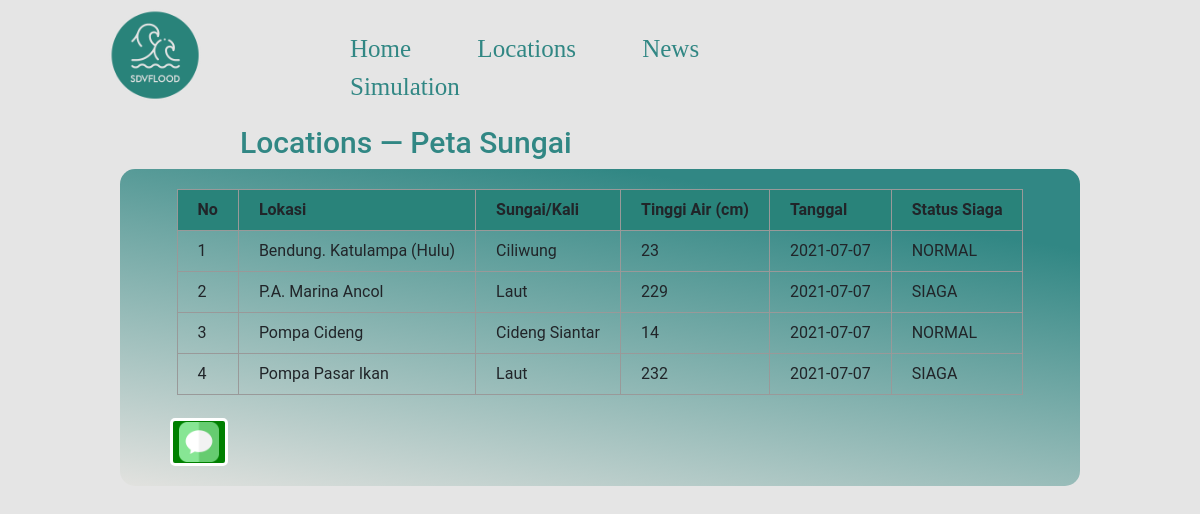
Page /maps.php on the committed database.
### tables this page shows
CREATE TABLE `lokasisungai` (
  `id_sungai` int(11) NOT NULL,
  `lokasi` varchar(50) NOT NULL,
  `sungai/kali` varchar(50) NOT NULL,
  `tinggi air` int(11) NOT NULL,
  `tanggal` date NOT NULL,
  `status` varchar(50) NOT NULL
);

### maps.php (the view, shortened to what this page needs)
<!doctype html>
<?php
include 'koneksi/koneksi.php';
?>
<html lang="en">
  <head>
    <link href="https://cdn.jsdelivr.net/npm/bootstrap@5.0.2/dist/css/bootstrap.min.css" rel="stylesheet">
    <link rel="stylesheet" href="maps.css">
  </head>
  <body>
    <div class="nav-container">
        <header>
      <div>
        <img src="images/log.png" class="logo" width="110"  >
      </div>
      <div class="link">
        <a href="index.php" class="atas"> Home </a>
        <a href="maps.php" class="atas"> Locations </a>
        <a href="news.php" class="atas"> News </a>
        <a href="simulasi.php" class="atas"> Simulation </a>
      </div>
      </header>
        <h2> Locations — Peta Sungai </h2>
        <div class="page">
        <table border="1">
        <table style="margin-left:auto;margin-right:auto" border="1">
        <thead>
          <tr style="background-color: #29837A ;">
            <th>No</th>
            <th>Lokasi</th>
            <th>Sungai/Kali</th>
            <th>Tinggi Air (cm)</th>
            <th>Tanggal</th>
            <th>Status Siaga</th>
          </tr>
        </thead>
        <tbody>
        <?php
        $data = mysqli_query($koneksi,"select * from lokasisungai");
        while($d = mysqli_fetch_array($data)){
        ?>
        <tr>
          <td> <?=$d['id_sungai'] ?> </td>
          <td> <?=$d['lokasi'] ?> </td>
          <td> <?=$d['sungai/kali'] ?> </td>
          <td> <?=$d['tinggi air'] ?> </td>
          <td> <?=$d['tanggal'] ?> </td>
          <td> <?=$d['status'] ?> </td>
        </tr>
        <?php
        }
        ?>
       </tbody>
    </table>
    <div class="pes">
   <button onclick="change()" class="san" style="border: 3px solid white" style="border-radius: 5px"> <img src="images/i.png" width="40px" height="40px"> </button>
  </div>
  </div>
  </body>
</html>

### maps.css (style rules this page uses)
* { box-sizing: border-box; margin: 0; }
body { font-family: "Roboto", sans-serif; background: #E5E5E5; }
.nav-container { height: 67px; }
.atas { margin: 0px 60px 0px 0px; font-size: 25px; text-decoration: none; color: #318784; font-family: "Georgia", serif; }
.link { padding: 30px 0px 0px 50px; }
.logo { width: 110px; height: 110px; margin-left: 100px; padding: 0px; }
header { display: grid; grid-template-columns: 25% 50% 25%; margin-bottom: 15px; }
h2 { margin-left: 20%; color: #318784; font-size: 30px; }
a { text-decoration: none; }
.page { margin-left: 10%; align-items: center; width: 80%; background: linear-gradient(190deg, #318784 16.67%, #E2E2DF 100%); border-radius: 15px; padding: 20px 0px 20px 0px; }
.table1, th, td { border: 1px solid #999; padding: 8px 20px; }
.pes { padding: 23px 0px 0px 50px; }
.san { background-color: green; border: 3px solid #fff; border-radius: 5px; }

### rows in the picture
lokasisungai: id_sungai "1", lokasi "Bendung. Katulampa (Hulu)", value "Ciliwung", tinggi air "23", tanggal "2021-07-07", status "NORMAL"
lokasisungai: id_sungai "2", lokasi "P.A. Marina Ancol", value "Laut", tinggi air "229", tanggal "2021-07-07", status "SIAGA"
lokasisungai: id_sungai "3", lokasi "Pompa Cideng", value "Cideng Siantar", tinggi air "14", tanggal "2021-07-07", status "NORMAL"
lokasisungai: id_sungai "4", lokasi "Pompa Pasar Ikan", value "Laut", tinggi air "232", tanggal "2021-07-07", status "SIAGA"
